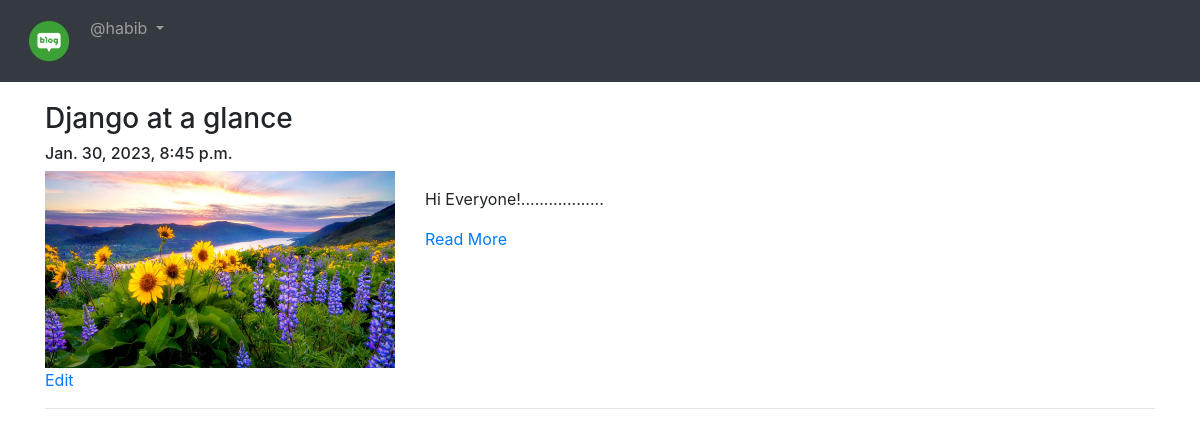
Screenshot of /blog/my-blogs/ (signed in) with the database file from the repository.
### App_Blog/models.py (models this page shows, shortened)
class Blog(models.Model):
    author = models.ForeignKey(User, on_delete=models.CASCADE, related_name='post_author')
    blog_title = models.CharField(max_length=264, verbose_name="Put a Title")
    slug = models.SlugField(max_length=264, unique=True)
    blog_content = models.TextField(verbose_name="What is on your mind?")
    blog_image = models.ImageField(upload_to='blog_images', verbose_name="Image")
    publish_date = models.DateTimeField(auto_now_add=True)
    update_date = models.DateTimeField(auto_now=True)
    class Meta:
        ordering = ['-publish_date', ]

### App_Blog/views.py (the view)
# urls.py: path('my-blogs/', views.MyBlogs.as_view(), name='my_blogs'),
class MyBlogs(LoginRequiredMixin, TemplateView):
    template_name = 'App_Blog/my_blogs.html'

### App_Blog/templatetags/custom_filters.py (called while the page is built)
def range_filter(value):
    return value[0:500] + ".................."

### templates/App_Blog/my_blogs.html (shortened to what this page needs)
{% extends 'base.html' %}
{% load custom_filters %}
{% block body_block %}
{% for blog in user.post_author.all %}
<h3>{{blog.blog_title}}</h3>
<h6>{{blog.publish_date}}</h6>
<div class="row">
  <div class="col-sm-4">
    <img src="/media/{{blog.blog_image}}" width="100%">
  </div>
  <div class="col-sm-8">
    <p>{{blog.blog_content|range_filter|linebreaks}}</p>
    <a href="{% url 'App_Blog:blog_details' slug=blog.slug %}">Read More</a>
  </div>
</div>
<a href="{% url 'App_Blog:edit_blog' pk=blog.pk %}">Edit</a>
<hr>
{% endfor %}
{% endblock %}

### templates/base.html (shortened to what this page needs)
<!DOCTYPE html>
{% load static %}
<html lang="en" dir="ltr">
<head>
  <link rel="stylesheet" href="https://maxcdn.bootstrapcdn.com/bootstrap/4.4.1/css/bootstrap.min.css">
  <link href="https://maxcdn.bootstrapcdn.com/font-awesome/4.7.0/css/font-awesome.min.css" rel="stylesheet">
</head>
<body>
  <nav class="navbar navbar-expand-sm bg-dark navbar-dark">
    <ul class="navbar-nav">
      <li class="nav-item active">
        <a class="nav-link" href="{% url 'index' %}"><img src="/media/logo.png" width="50px"></a>
      </li>
      {% if user.is_authenticated %}
      <div class="nav-item dropdown">
        <a class="nav-link dropdown-toggle" href="#" id="navbardrop" data-toggle="dropdown">
          @{{user.username}}
        </a>
      </div>
      {% endif %}
    </ul>
  </nav>
  <div class="container" style="padding-top:20px">
    {% block body_block %}
    {% endblock %}
  </div>
</body>
</html>

### rows the page displays
Blog: blog_title "Django at a glance", publish_date "Jan. 30, 2023, 8:45 p.m.", blog_image (picture), blog_content|range_filter "Hi Everyone!.................."

### other values shown
{{ user.username }} "habib"
